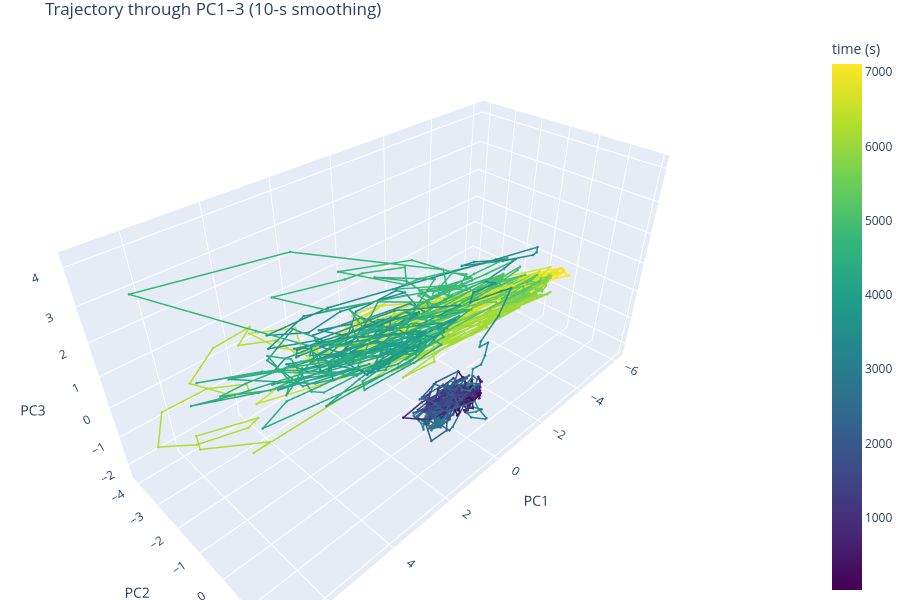

The cell this chart's notebook holds for it:
### Markdown cell above
## 8. Over time (view 4)

The recording as a path through the view-1 space (10-s smoothing), coloured by time. Transitions show as the path
moving between regions.

### Code cell
Ps = np.column_stack([smooth(P[:, i], 10) for i in range(3)])[::5]
ts = data.t[::5]
fig = go.Figure(go.Scatter3d(x=Ps[:, 0], y=Ps[:, 1], z=Ps[:, 2], mode="lines+markers",
                             line=dict(color=ts, colorscale="Viridis", width=3),
                             marker=dict(size=1.5, color=ts, colorscale="Viridis", colorbar=dict(title="time (s)")),
                             text=[f"{x:.0f} s, {e}" for x, e in zip(ts, data.epoch[::5])], hoverinfo="text"))
fig.update_layout(height=600, margin=dict(l=0, r=0, t=30, b=0), title="Trajectory through PC1–3 (10-s smoothing)",
                  scene=dict(xaxis_title="PC1", yaxis_title="PC2", zaxis_title="PC3"))
fig.write_html(OUT / "8_trajectory_3d.html", include_plotlyjs="cdn")
fig.show()
fig, ax = plt.subplots(figsize=(8, 6))
scat = ax.scatter(Ps[:, 0], Ps[:, 1], c=ts, s=3, cmap="viridis")
ax.plot(Ps[:, 0], Ps[:, 1], color="0.7", lw=0.3, zorder=0)
for lab, x0 in [("iso on", info.iso_on)] + [(f"elec {l}", a) for l, a, _ in info.stim_blocks] + [(f"vis {l}", a) for l, a, _ in info.visual_blocks]:
    i = np.argmin(np.abs(ts - x0)); ax.annotate(lab, Ps[i, :2], fontsize=7, xytext=(4, 4), textcoords="offset points")
fig.colorbar(scat, label="time (s)"); ax.set_xlabel("PC1"); ax.set_ylabel("PC2"); ax.set_title("Trajectory, PC1–PC2")
save(fig, "8_trajectory_2d"); plt.show()

### Figure 1 — Plotly figure (JSON) as saved in the notebook; plotly's stock layout.template omitted (floating-point values rounded to 4 significant figures; data arrays with more than 128 entries replaced by an {"elided": "..."} marker saying what was removed)
{"data": [{"hoverinfo": "text", "line": {"color": {"elided": "1418 float values"}, "colorscale": [[0.0, "#440154"], [0.1111, "#482878"], [0.2222, "#3e4989"], [0.3333, "#31688e"], [0.4444, "#26828e"], [0.5556, "#1f9e89"], [0.6667, "#35b779"], [0.7778, "#6ece58"], [0.8889, "#b5de2b"], [1.0, "#fde725"]], "width": 3}, "marker": {"color": {"elided": "1418 float values"}, "colorbar": {"title": {"text": "time (s)"}}, "colorscale": [[0.0, "#440154"], [0.1111, "#482878"], [0.2222, "#3e4989"], [0.3333, "#31688e"], [0.4444, "#26828e"], [0.5556, "#1f9e89"], [0.6667, "#35b779"], [0.7778, "#6ece58"], [0.8889, "#b5de2b"], [1.0, "#fde725"]], "size": 1.5}, "mode": "lines+markers", "text": {"elided": "1418 str values"}, "type": "scatter3d", "x": {"elided": "1418 float values"}, "y": {"elided": "1418 float values"}, "z": {"elided": "1418 float values"}}], "layout": {"height": 600, "margin": {"b": 0, "l": 0, "r": 0, "t": 30}, "scene": {"xaxis": {"title": {"text": "PC1"}}, "yaxis": {"title": {"text": "PC2"}}, "zaxis": {"title": {"text": "PC3"}}}, "title": {"text": "Trajectory through PC1–3 (10-s smoothing)"}}}
